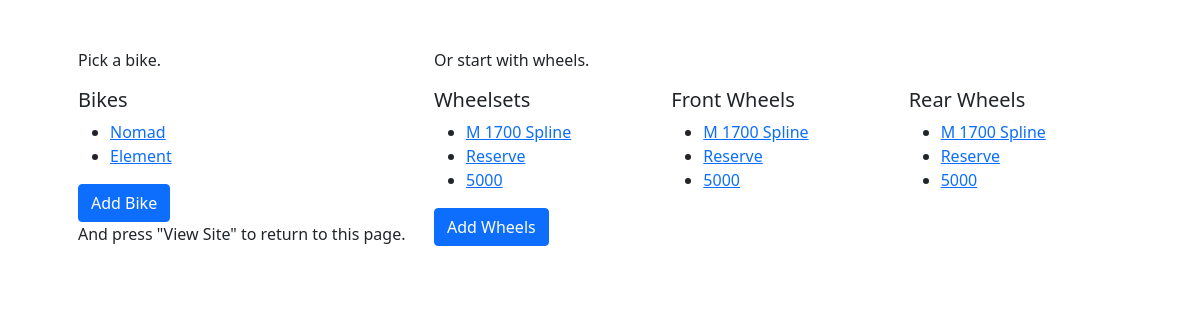
The app's page /, older data.
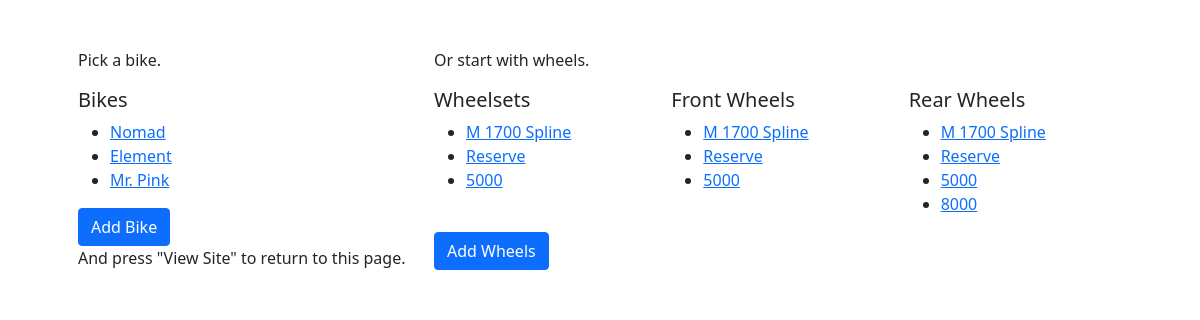
The same page, newer data.
### dBase/models.py (models this page shows, shortened)
class Bikes(models.Model):
    manufacturer = models.CharField(max_length=20)
    bike_model = models.CharField(max_length=20)
    wheel_size = models.DecimalField(max_digits=4, decimal_places=1, choices=((29, "29"), (700, "700"), (27.5, "27.5")))
    brakes_mounts = models.CharField(max_length=20, choices=(("disc", "Disc"), ("rim", "Rim")))

class Wheels(models.Model):
    manufacturer = models.CharField(max_length=20)
    wheel_model = models.CharField(max_length=20)
    size = models.DecimalField(max_digits=4, decimal_places=1, choices=((29, "29"), (700, "700"), (27.5, "27.5")))
    brakes = models.CharField(max_length=20, choices=(("disc", "Disc"), ("rim", "Rim")))
    front = models.BooleanField(default=True)
    back = models.BooleanField(default=True)

### dBase/views.py (the view)
# urls.py: path('', views.index, name='index'),
def index(request):
	bike_list = Bikes.objects.all()
	wheel_list = Wheels.objects.all()
	front_wheels = Wheels.objects.filter(front=True)
	rear_wheels = Wheels.objects.filter(back=True)
	wheelsets = Wheels.objects.filter(front=True, back=True)
	context = {
		'bike_list': bike_list,
		'wheel_list': wheel_list,
		'front': front_wheels,
		'back': rear_wheels,
		'wheelsets' : wheelsets
	}
	return render(request, 'dBase/index.html', context)

### dBase/templates/dBase/index.html (shortened to what this page needs)
<!DOCTYPE html>
<html>
  <head>
    <link href="https://cdn.jsdelivr.net/npm/bootstrap@5.0.0-beta3/dist/css/bootstrap.min.css" rel="stylesheet">
  </head>
  <body>
    <div class="container p-5">
      <div class="row">
        <div class="col-md-4">
          {% if bike_list %}
          Pick a bike.
          <h5 class="mt-3">Bikes</h5>
          <ul>
          {% for bikes in bike_list%}
            <li >
              <a href="{% url 'bike' bikes.id %}">{{ bikes.bike_model}}</a>
            </li>
          {% endfor %}
          </ul>
        {% else %}
        <p>No Bikes Available.  Be sure to add a bike!</p>
        {% endif %}
        <a href="/admin/dBase/bikes/add/">
          <button class="btn btn-primary">Add Bike</button>
        </a>
        <p>And press "View Site" to return to this page.</p>
      </div>
        {% if wheel_list %}
        <div class="col-md-8">
          Or start with wheels.
            <div class="row">
                {% if wheelsets %}
                <div class="col-md-4">
                  <h5 class="mt-3">Wheelsets</h5>
                  <ul>
                    {% for wheels in wheelsets%}
                      <li>
                        <a href="wheels/{{wheels.id}}">{{ wheels.wheel_model}}</a>
                      </li>
                    {% endfor %}
                    </ul>
                </div>
              {% endif %}
              {% if front %}
                <div class="col-md-4">
                  <h5 class="mt-3">Front Wheels</h5>
                  <ul>
                    {% for wheel in front%}
                      <li>
                        <a href="front/{{wheel.id}}">{{ wheel.wheel_model}}</a>
                      </li>
                    {% endfor %}
                  </ul>
                </div>
              {% endif %}
              {% if back %}
                <div class="col-md-4">
                  <h5 class="mt-3">Rear Wheels</h5>
                  <ul>
                    {% for wheel in back%}
                      <li>
                        <a href="rear/{{wheel.id}}">{{ wheel.wheel_model}}</a>
                      </li>
                    {% endfor %}
                  </ul>
                </div>
              {% endif %}
            </div>
            <a href="/admin/dBase/wheels/add/">
              <button class="btn btn-primary">Add Wheels</button>
            </a>
          </div>
          {% else %}
          <p>You don't have a complete set of wheels available!  Be sure to add a set before we start!</p>
          {% endif %}
        </div>
      </div>
  </body>
</html>

Row changes from the older to the newer data that the page shows:
added Bikes: bike_model "Mr. Pink"
added Wheels: wheel_model "8000", shown under "Rear Wheels"
